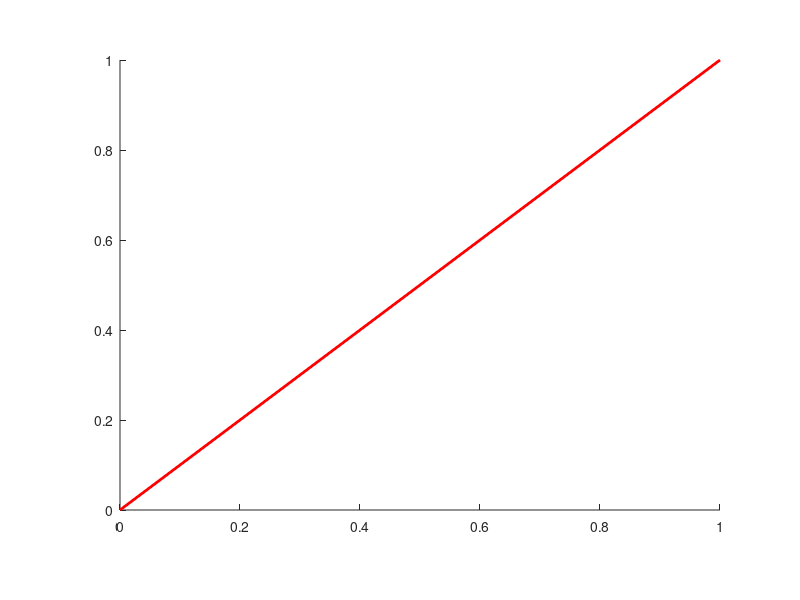

Write MATLAB code to recreate this figure. (Note: this script raises an error after producing the figure.)
%=============================================================================
% Copyright (c) 2026-present Allan CORNET (Nelson)
%=============================================================================
% This file is part of Nelson.
%=============================================================================
% LICENCE_BLOCK_BEGIN
% SPDX-License-Identifier: LGPL-3.0-or-later
% LICENCE_BLOCK_END
%=============================================================================
% <--WEIGHT 4-->
% <--ADV-CLI MODE-->
%=============================================================================
close all
%=============================================================================
f = figure('Visible', 'off', 'InnerPosition', [100 100 320 240], 'Color', [1 1 1]);
ax = axes('Parent', f, 'Position', [0.15 0.15 0.75 0.75]);
h = line('Parent', ax, 'XData', [0 1], 'YData', [0 1], 'Color', [1 0 0], 'LineWidth', 2);
drawnow();
redFrame = getframe(f).cdata;
h.Color = [0 0 1];
drawnow();
blueFrame = getframe(f).cdata;
asserts.istrue(frame_delta(redFrame, blueFrame) > 0);
h.Visible = 'off';
drawnow();
hiddenFrame = getframe(f).cdata;
asserts.istrue(frame_delta(blueFrame, hiddenFrame) > 0);
h.Visible = 'on';
h.XData = [0 1 2];
h.YData = [0 1 0];
asserts.isequal(h.XData, [0 1 2]);
asserts.isequal(h.YData, [0 1 0]);
asserts.isequal(h.XDataMode, 'manual');
close(f);
%=============================================================================
function delta = frame_delta(a, b)
  delta = sum(abs(double(a(:)) - double(b(:))));
end
%=============================================================================
